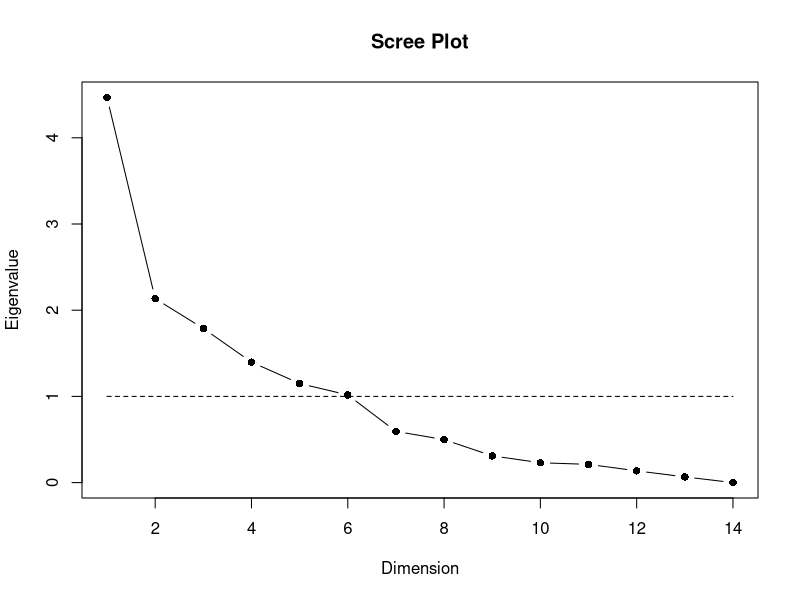

Recreate this plot in R.
## Factor Analysis

library(psych)
library(GPArotation)

car_data <- read.csv("EFA.csv", header = T)
head(car_data)

car_factors <- factanal(car_data, factors = 4)
car_factors

## Scree Plot
#install.packages("psy")

library(psy)
scree.plot(car_factors$correlation)

## for Bottom Codes
library(MASS)

## Chi-square Test

table(survey$W.Hnd)
chisq.test(table(survey$W.Hnd), p=c(.2,.8)) # p=c(.2,.8) 각각에 대한 기대 빈도 왼손 20% : 오른손 80% 비율이냐?

# p-value 0.05보다 작으므로 Left H 20%, Right H 80%의 비율일것이라는 귀무가설을 기각
# 대립가설 채택 (왼손 20% : 오른손 80% 비율이 아니다)

## Mann-Whitney U Test
head(immer)
wilcox.test(immer$Y1, immer$Y2, paired=TRUE) # 귀무가설: 두 집단이 동일하다. (두개의 독립된의 차이를 검정)

## Shapiro-Wilk Test (표본이 정규분포로부터 추출된 것인지 테스트하기 위한 방법)
shapiro.test(rnorm(1000)) # 귀무가설은 표본이 정규 분포를 따른다는 것

## kolmogorov-Smirnov Test : 귀무가설 (두 분포는 차이가 없다.)
ks.test(rnorm(100), rnorm(100))
ks.test(rnorm(100), runif(100)) # runif 균등 분포

## McNemar Test : 어떤 실험변수의 효과를 두번 (사전, 사후)의 측정을 통해서 차이를 검정 - 귀무가설: (실험 변수에 의한 전, 후 측정결과는 차이가 없다.)
performance <- matrix(c(794, 86, 150, 570), nrow = 2, dimnames = list("Before" = c("Approve", "Disapprove"), "After" = c("Approve", "Disapprove")))
mcnemar.test(performance)
